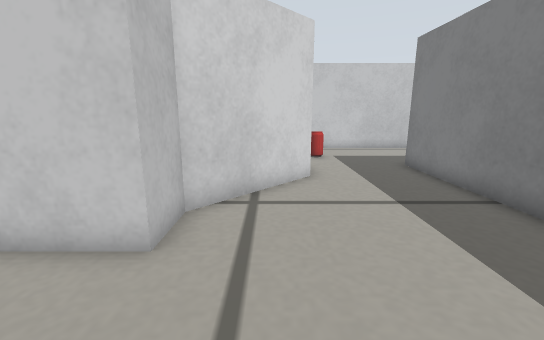
view 1 (above)

19 first-person views from a walk through a robot-simulator world made for Gazebo. The camera is 0.22 m above the floor, tilts 12° down and sees 90° across. The lines on the ground mark 1 m squares. The floor is counted in squares, 0.1 m on a side. Each view is taken from the middle of a square. On the plan, view 1 faces up. The plan holds only what a view shows up to about 17 squares ahead; the rest is blank. Robots are left out. Some stock models are drawn as simple stand-ins.

view 2
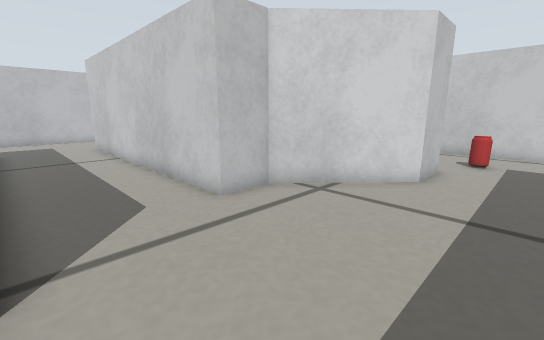

view 3
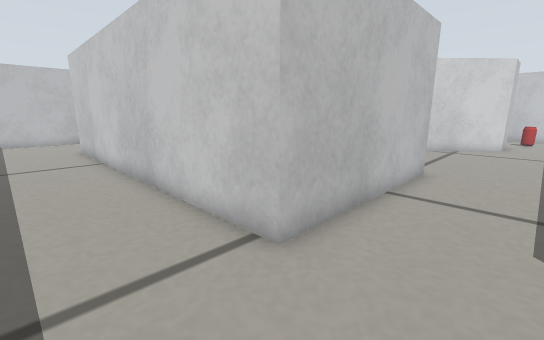

view 4
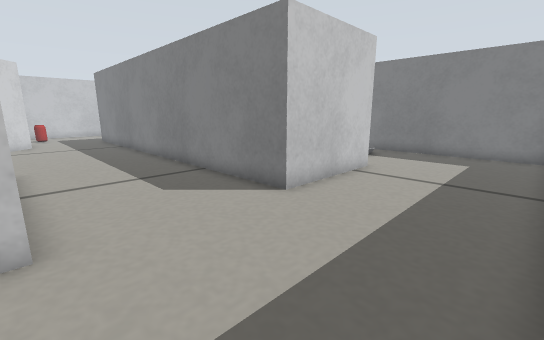

view 5
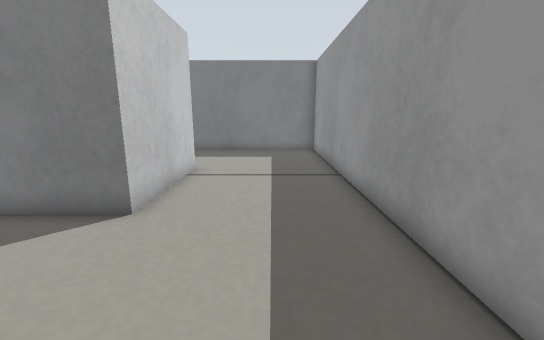

view 6
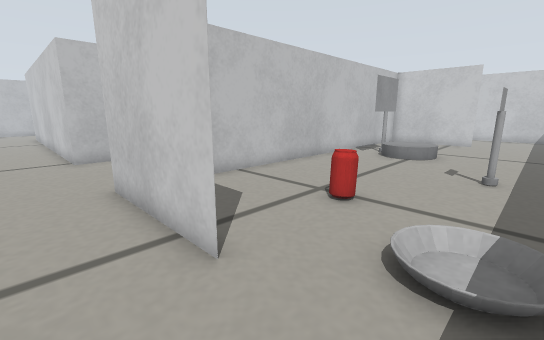

view 7
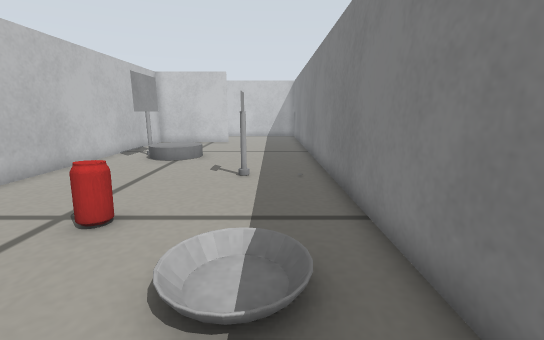

view 8
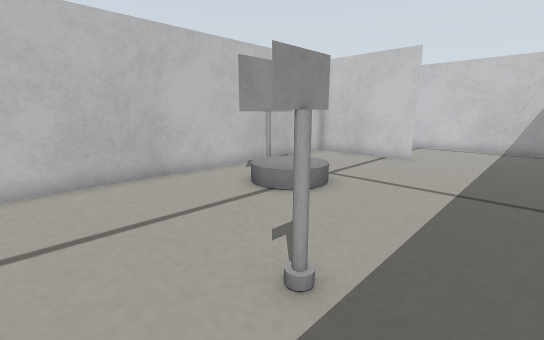

view 9
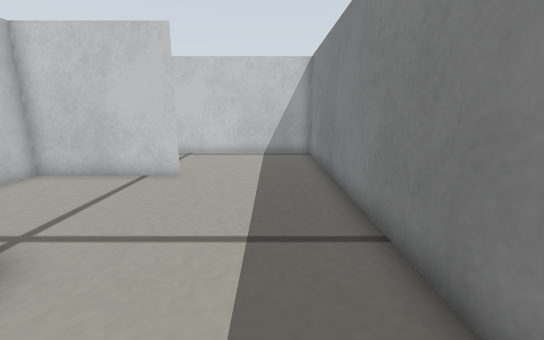

view 10
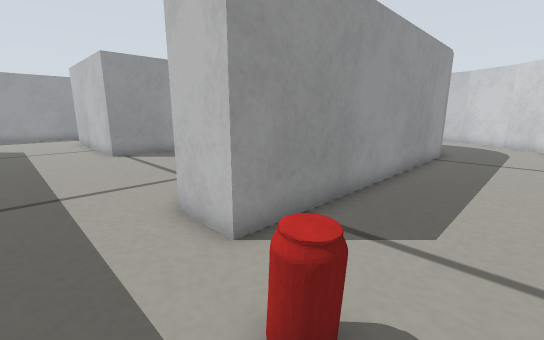

view 11
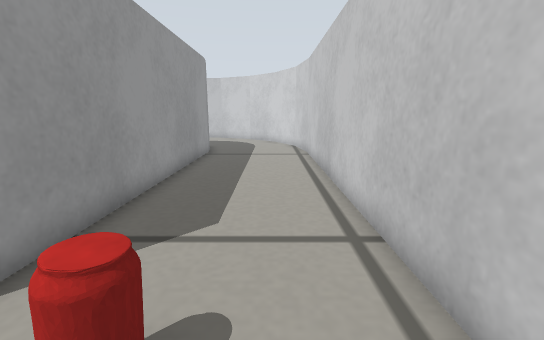

view 12
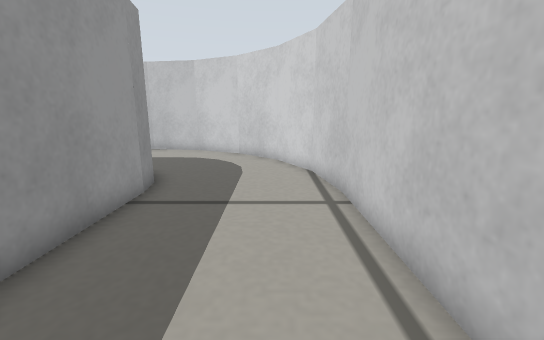

view 13
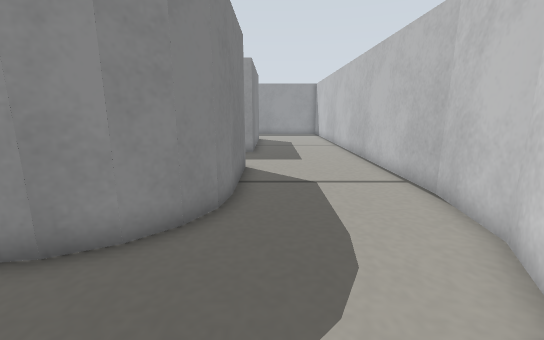

view 14
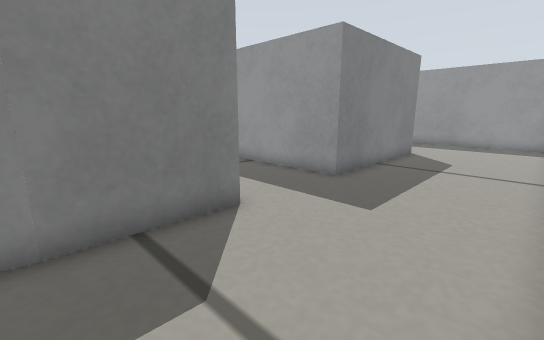

view 15
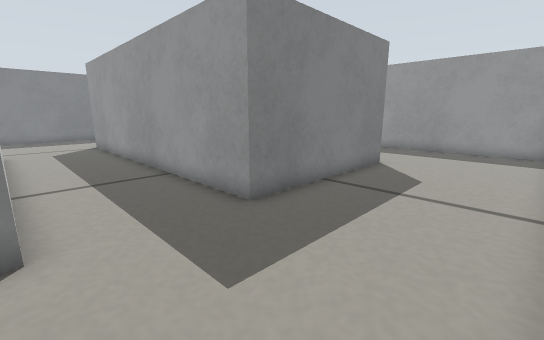

view 16
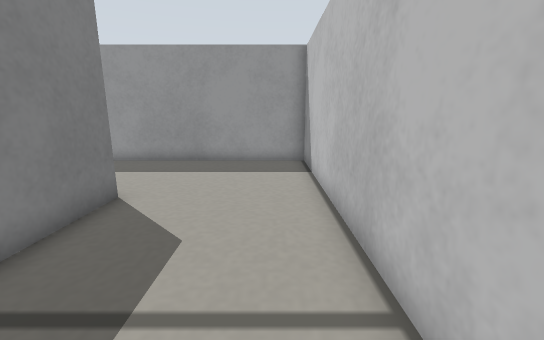

view 17
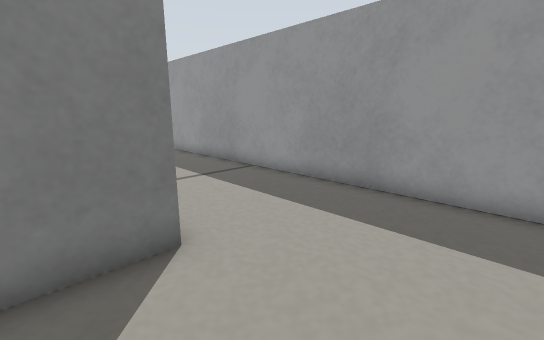

view 18
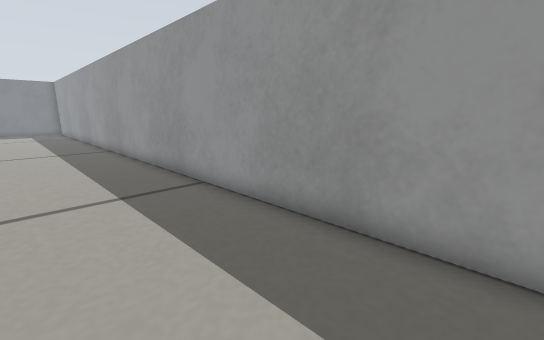

view 19
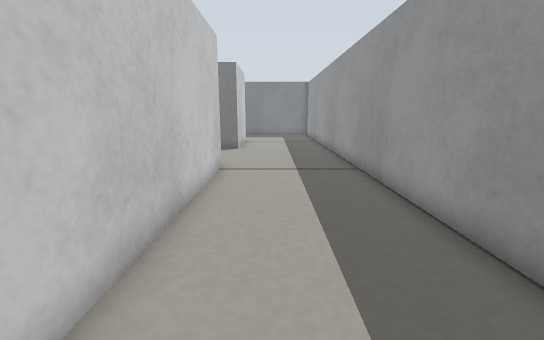

### Floor plan
Points are (right, up) in squares from view 1. A wall is a line through its corners. A room is listed if a view was taken in it or the views show most of it. See-through windows are left out.
Room 1 (views 1, 2, 3, 4, 5, 6, 7, 8, 9, 10, 11, 12, 13, 14, 15, 16, 17, 18, 19)
walls: (0.1, -0.3) (0.1, -7.9) (-14.9, -7.9) (-14.9, -0.3) (0.1, -0.3); (-11.4, 11.4) (1.3, 11.4) (1.3, 9.3) (-1.9, 5.8) (-1.9, 4) (-14.9, 4) (-14.9, 7.9); (10.8, -7.9) (5.7, -7.9) (5.7, 11.5); (-14.9, 7.7) (-14.7, 8.9) (-14.2, 9.9) (-13.5, 10.7) (-12.5, 11.2) (-11.3, 11.4); (10.9, 11.4) (5.7, 11.4) (5.7, -4.7); (-11.3, 17) (-14.2, 16.5) (-16.7, 15.2) (-18.7, 13.2) (-20.1, 10.7) (-20.5, 7.7); (-20.5, 7.9) (-20.5, -13.5) (16.1, -13.5) (16.1, 17) (-11.4, 17)
objects: drink can (2, 14); other object (8, 4); other object (8, 6); drink can (10, -4) to (11, -4); other object (13, 0) to (13, 1)

Where each view was taken, in squares from view 1:
view 1: 0 up, 0 right, facing up
view 2: 0 up, 4 right, facing up-left
view 3: 11 down, 3 right, facing up-left
view 4: 13 down, 0 right, facing up-right
view 5: 11 down, 0 right, facing right
view 6: 10 down, 14 right, facing up-left
view 7: 9 down, 14 right, facing up
view 8: 2 down, 15 right, facing up-left
view 9: 2 up, 14 right, facing up
view 10: 15 up, 4 right, facing down-left
view 11: 15 up, 4 right, facing left
view 12: 15 up, 4 left, facing left
view 13: 15 up, 16 left, facing down
view 14: 8 up, 20 left, facing down-right
view 15: 4 up, 20 left, facing down-right
view 16: 1 down, 19 left, facing down
view 17: 6 down, 19 left, facing down-right
view 18: 9 down, 18 left, facing down-right
view 19: 10 down, 11 left, facing right
